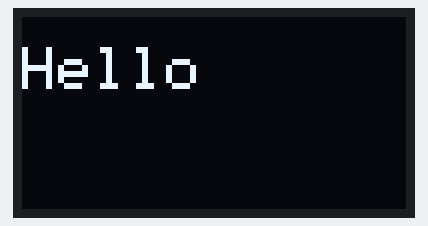
This sketch was run on a simulated Arduino Uno, built with avr-gcc and run on an emulated ATmega328P. Parts: 128×64 one-colour display.

Above: at 0.1 s.

The sketch:

OLED_temperature.ino
```cpp
#include <Wire.h>
#include <Adafruit_GFX.h>
#include <Adafruit_SSD1306.h>

#define SCREEN_WIDTH 128
#define SCREEN_HEIGHT 64
#define OLED_RESET -1
Adafruit_SSD1306 display(SCREEN_WIDTH, SCREEN_HEIGHT, &Wire, OLED_RESET);

void setup() {
  if(!display.begin(SSD1306_SWITCHCAPVCC, 0x3C)) {
    for(;;);
  }

  display.clearDisplay();
  display.setTextSize(2);
  display.setTextColor(SSD1306_WHITE);
  display.setCursor(0,10);
  display.println("Hello");
  display.display();
}

void loop() {}
```
